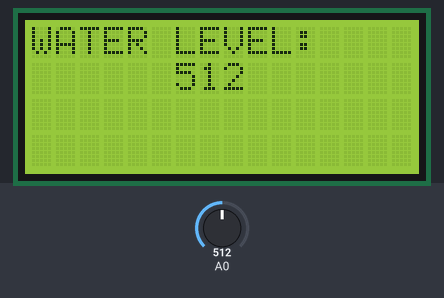
The sketch below on a simulated Arduino Uno, built with avr-gcc and run on an emulated ATmega328P. On the bench: 16×4 character LCD. The inputs (shaded band) are chosen by the test bench; at power-on: A0 = 512. What the sketch prints to the serial monitor is not drawn.

Above: at 1.2 s.
1.3 s: A0 set to 988
At 2.5 s:
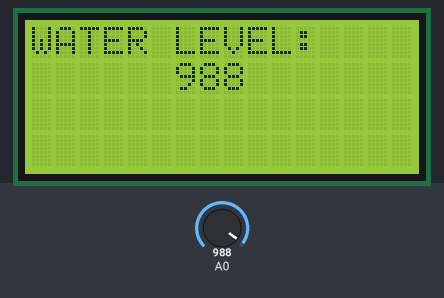
2.8 s: A0 set to 1015
At 3.9 s:
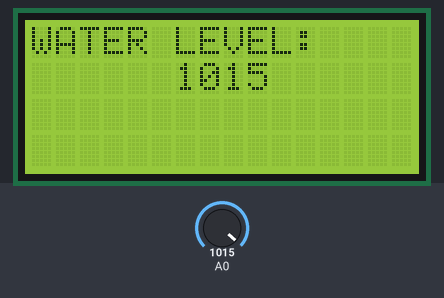
4.3 s: A0 set to 900
At 4.9 s:
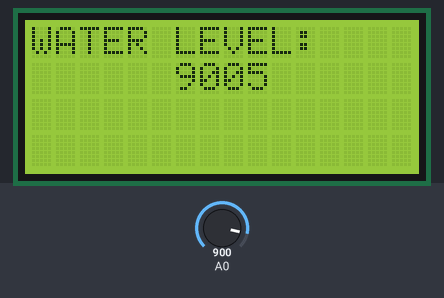
5.8 s: A0 set to 1023
At 6.2 s:
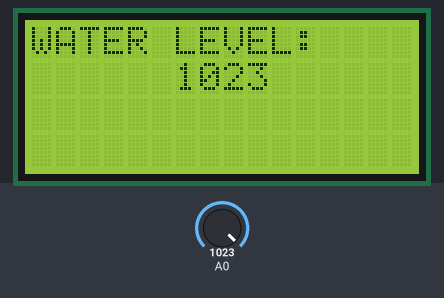
Timing chart, 0 to 8.3 s (numbered marks = the images above; inputs shaded):
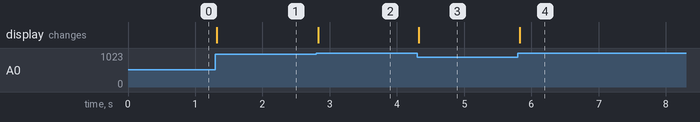

Measured:
- after the input at 1.3 s, the display: changes at once (image 1)
- after the input at 2.8 s, the display: changes at once (image 2)
- after the input at 4.3 s, the display: changes at once (image 3)
- after the input at 5.8 s, the display: changes at once (image 4)

The sketch:

WATER_LEVEL_SENSOR.ino
```cpp
#include<LiquidCrystal.h>
LiquidCrystal lcd(13,12,11,10,9,8);
void setup()
{
  lcd.begin(16,4);
  pinMode(A0,INPUT);
  Serial.begin(9600);
}
void loop()
{
  int water;
  water=analogRead(A0);
  Serial.print("WATER LEVEL:");
  Serial.println(water);
  lcd.setCursor(0,0);
  lcd.print("WATER LEVEL:");
  lcd.setCursor(6,1);
  lcd.print(water);
}
```
